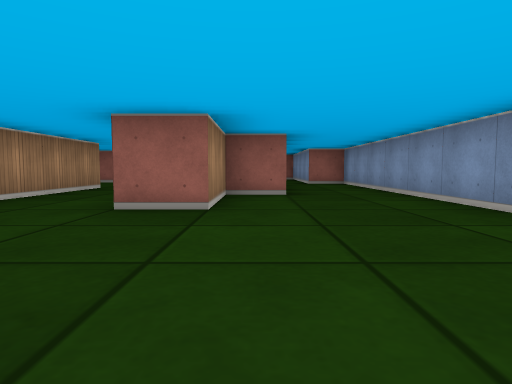
[1] (above)

20 first-person views from a walk through a cub3D ray-caster map. The camera is about half as high as the walls, tilts 4° down and sees 75° across. The floor is counted in squares. Each view is taken from the middle of a square. On the plan, view 1 faces up. The plan holds only what a view shows up to about 9 squares ahead; the rest is blank. The place goes on beyond the plan.

[2]
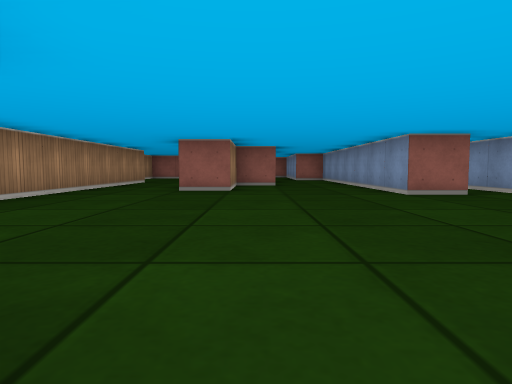

[3]
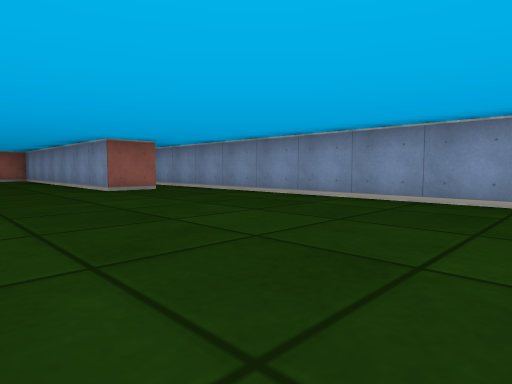

[4]
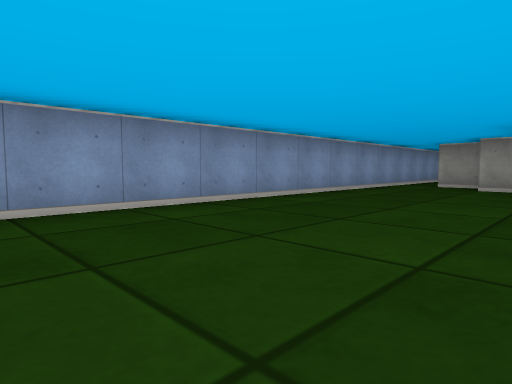

[5]
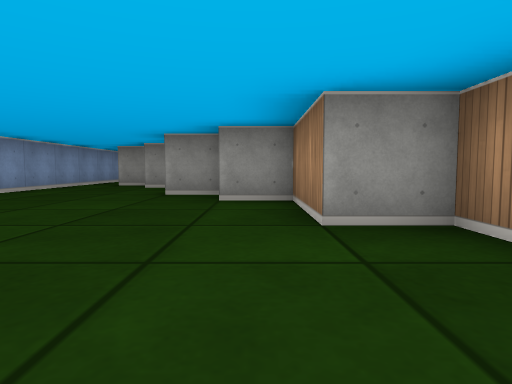

[6]
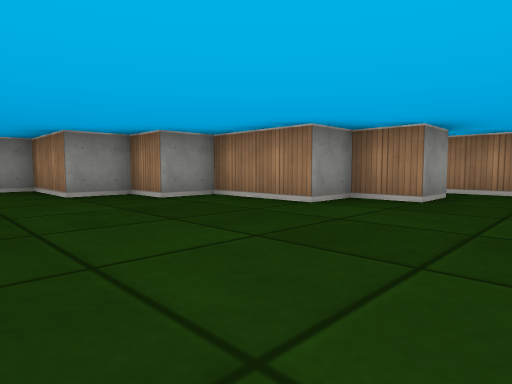

[7]
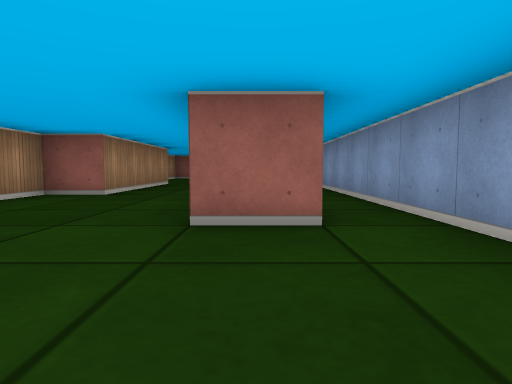

[8]
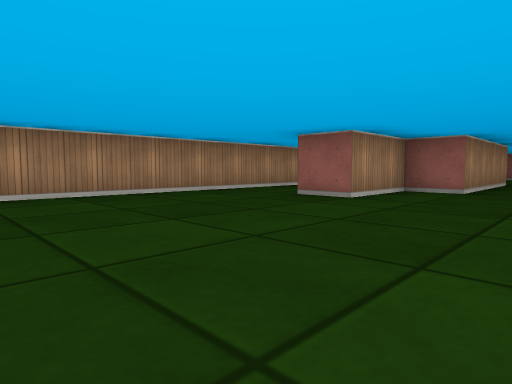

[9]
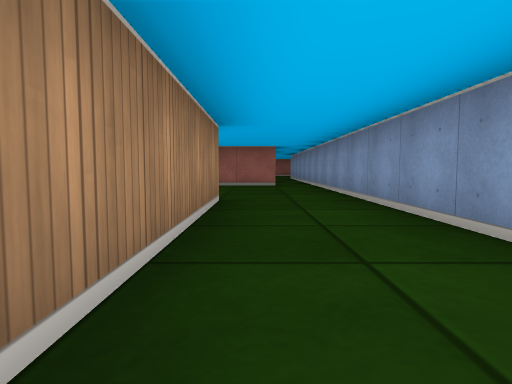

[10]
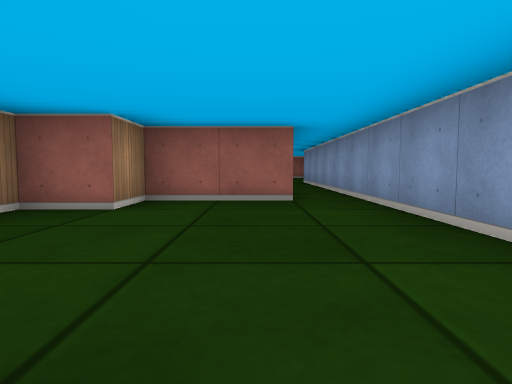

[11]
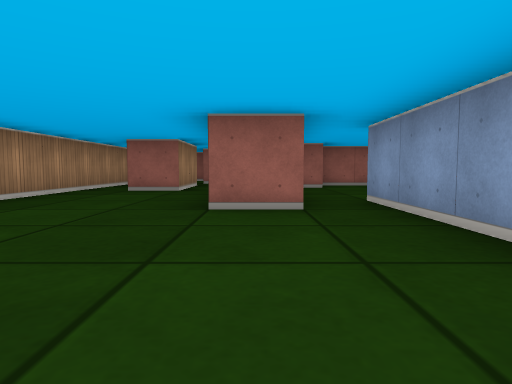

[12]
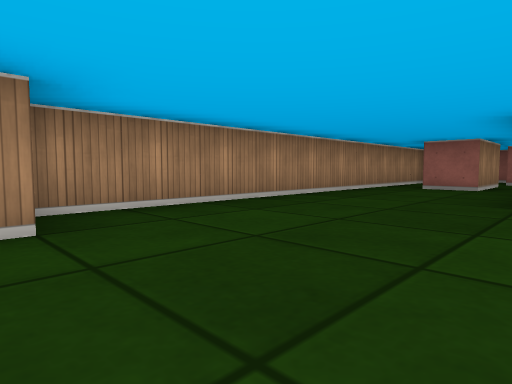

[13]
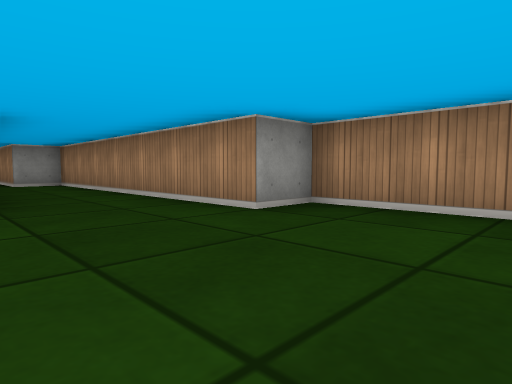

[14]
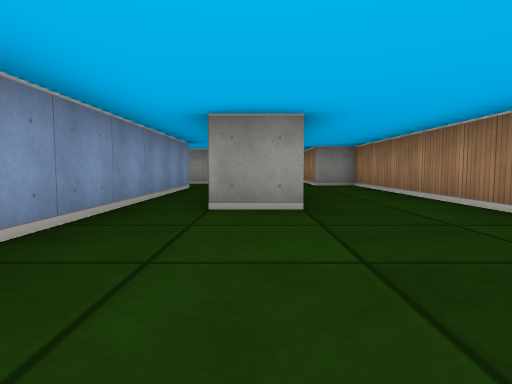

[15]
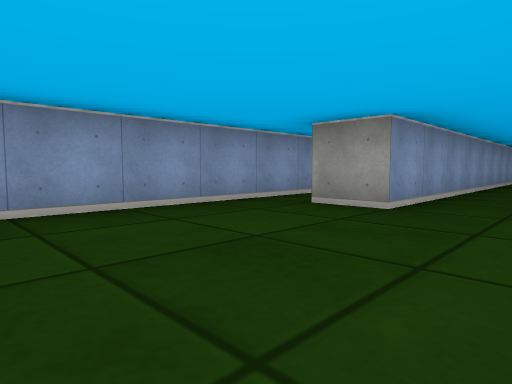

[16]
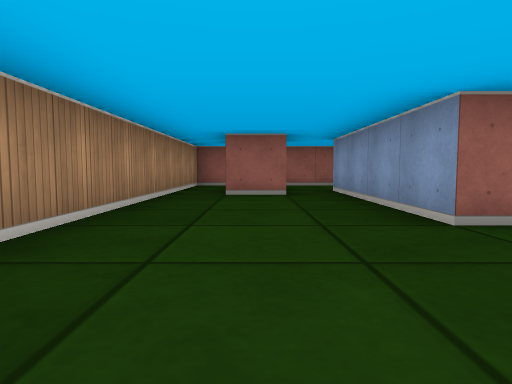

[17]
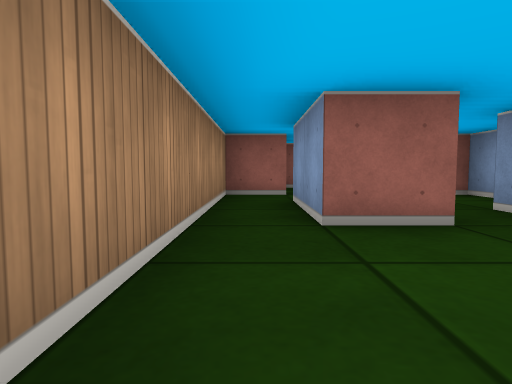

[18]
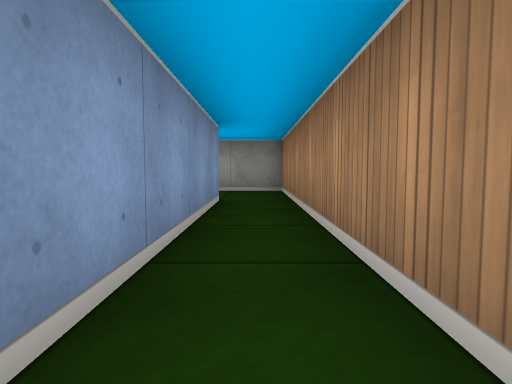

[19]
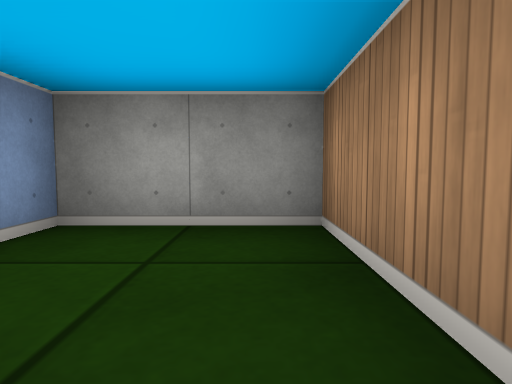

[20]
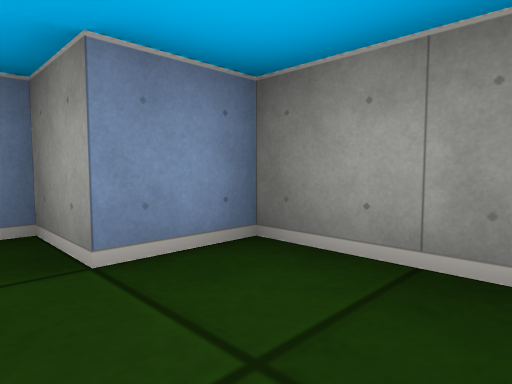

### Floor plan
Points are (right, up) in squares from view 1. A wall is a line through its corners. A room is listed if a view was taken in it or the views show most of it. See-through windows are left out.
Room 1 (views 1, 2, 3, 4, 5, 6, 7, 8, 9, 10)
walls: (3.6, 2.5) (2.5, 2.5) (2.5, 9); (-1.5, 4.9) (-1.5, 16); (-2.5, -1.5) (-1.5, -1.5) (-1.5, -2.5) (-0.5, -2.5) (-0.5, -4.5) (0.5, -4.5) (0.5, -5.5) (1.5, -5.5) (1.5, -7.5) (2.5, -7.5); (-3.5, 7.5) (-3.5, -1.9); (0.5, 9.5) (0.5, 5.5) (-0.5, 5.5) (-0.5, 3.5) (-1.5, 3.5); (-2.4, 11.5) (-4.5, 11.5) (-4.5, 10.5) (-5.5, 10.5); (2.6, -8.5) (3.5, -8.5); (4.5, -8.4) (4.5, 7.5)
ways out: opening at (-5, 7) to room 2; opening at (-3, -2.5) to room 5; opening at (-2, 16); opening at (1, 9); opening at (4, -8)
Room 2 (views 11, 12, 13, 14, 15, 16, 17, 18)
walls: (-4.5, 0.5) (-4.5, 7.5); (-5.4, 6.5) (-6.5, 6.5) (-6.5, 10.5); (-9.5, 9.5) (-9.5, 2.5) (-8.5, 2.5) (-8.5, -4.5) (-7.5, -4.5); (-7.5, 10.5) (-7.5, 9.5) (-8.5, 9.5); (-6.5, -4.5) (-6.5, 0.5) (-5.5, 0.5)
ways out: opening at (-5, 7) to room 1; opening at (-5, 1) to room 3; opening at (-7, 10) to room 4; opening at (-9, 10.5); opening at (-7, -4)
Room 3 (views 19, 20)
walls: (-4.5, -3.5) (-4.5, 0.5); (-5.5, 0.5) (-5.5, -5.5) (-3.5, -5.5) (-3.5, -4.5)
ways out: opening at (-5, 1) to room 2; opening at (-4, -4) to room 5
Room 4 (no view inside)
walls: (-7.5, 11.5) (-7.5, 10.5); (-5.5, 11.9) (-5.5, 12.5) (-7.5, 12.5)
ways out: opening at (-7, 10) to room 2; opening at (-8, 12)
Room 5 (no view inside)
walls: (-3.5, -4.5) (-2.5, -4.5)
ways out: opening at (-3, -2.5) to room 1; opening at (-4, -4) to room 3

Positions as (right, up) in squares from view 1, and headings:
1: (0, 0), facing up
2: (0, -3), facing up
3: (0, -4), facing up-right
4: (1, 0), facing down-right
5: (0, 0), facing down
6: (3, 0), facing down-left
7: (3, 0), facing up
8: (2, -1), facing up-left
9: (-3, 3), facing up
10: (-3, 7), facing up
11: (-6, 3), facing up
12: (-6, 2), facing up-left
13: (-6, 5), facing down-left
14: (-6, 4), facing down
15: (-8, 4), facing down-right
16: (-8, 4), facing up
17: (-9, 7), facing up
18: (-5, 1), facing down
19: (-5, -3), facing down
20: (-5, -4), facing down-right
